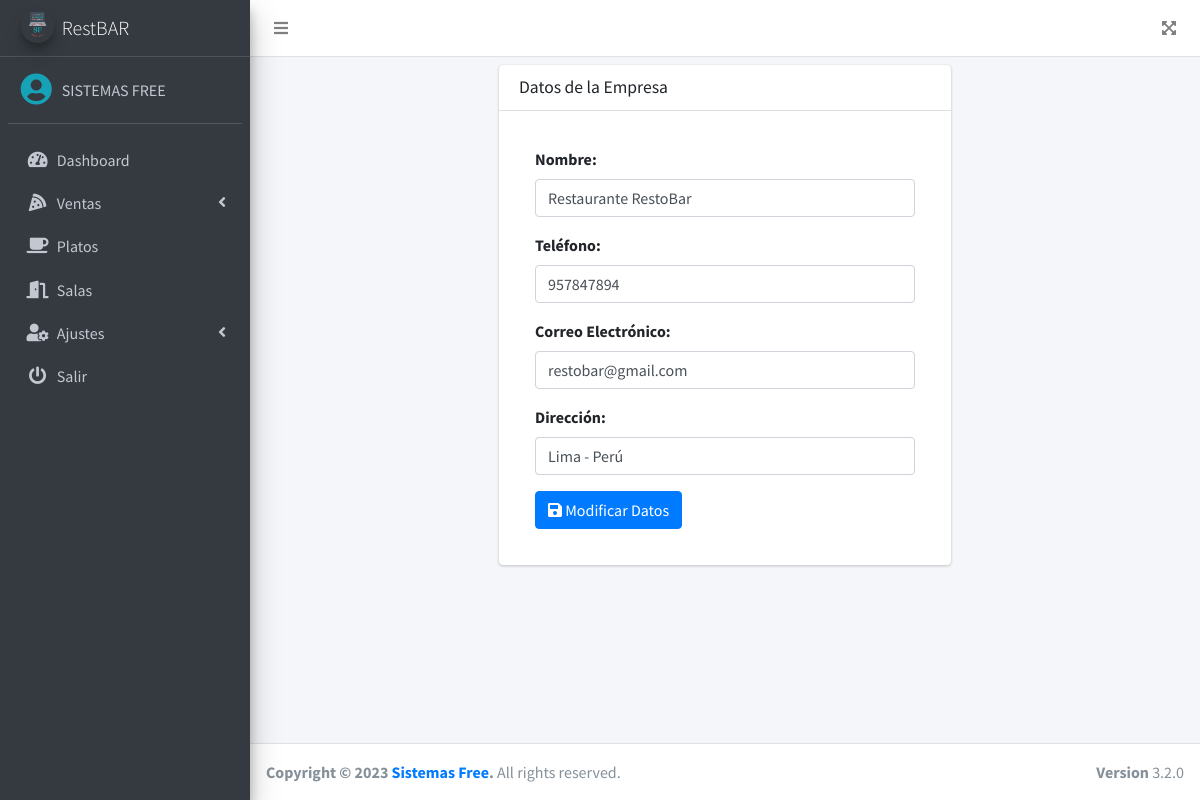
The page /src/config.php (signed in) on the database its author committed.
### tables this page shows
CREATE TABLE `config` (
  `id` int(11) NOT NULL,
  `nombre` varchar(255) NOT NULL,
  `telefono` varchar(11) NOT NULL,
  `email` varchar(150) NOT NULL,
  `direccion` text NOT NULL,
  `mensaje` varchar(255) NOT NULL
);

### src/config.php (the view, shortened to what this page needs)
<?php
require_once "../conexion.php";
$query = mysqli_query($conexion, "SELECT * FROM config");
$data = mysqli_fetch_assoc($query);
include_once "includes/header.php";
?>
<div class="row">
    <div class="col-md-6 mx-auto">
        <div class="card">
            <div class="card-header card-header-primary">
                <h4 class="card-title">Datos de la Empresa</h4>
            </div>
            <div class="card-body">
                <form action="" method="post" class="p-3">
                    <div class="form-group">
                        <label>Nombre:</label>
                        <input type="text" name="nombre" class="form-control" value="<?php echo $data['nombre']; ?>" id="txtNombre" placeholder="Nombre de la Empresa" required class="form-control">
                    </div>
                    <div class="form-group">
                        <label>Teléfono:</label>
                        <input type="number" name="telefono" class="form-control" value="<?php echo $data['telefono']; ?>" id="txtTelEmpresa" placeholder="teléfono de la Empresa" required>
                    </div>
                    <div class="form-group">
                        <label>Correo Electrónico:</label>
                        <input type="email" name="email" class="form-control" value="<?php echo $data['email']; ?>" id="txtEmailEmpresa" placeholder="Correo de la Empresa" required>
                    </div>
                    <div class="form-group">
                        <label>Dirección:</label>
                        <input type="text" name="direccion" class="form-control" value="<?php echo $data['direccion']; ?>" id="txtDirEmpresa" placeholder="Dirreción de la Empresa" required>
                    </div>
                    <div>
                        <button type="submit" class="btn btn-primary"><i class="fas fa-save"></i> Modificar Datos</button>
                    </div>
                </form>
            </div>
        </div>
    </div>
</div>
<?php include_once "includes/footer.php"; ?>

### rows shown on the page
config: nombre "Restaurante RestoBar", telefono "957847894", email "restobar@gmail.com", direccion "Lima - Perú"

### other values the page prints
$_SESSION['nombre'] "SISTEMAS FREE"
